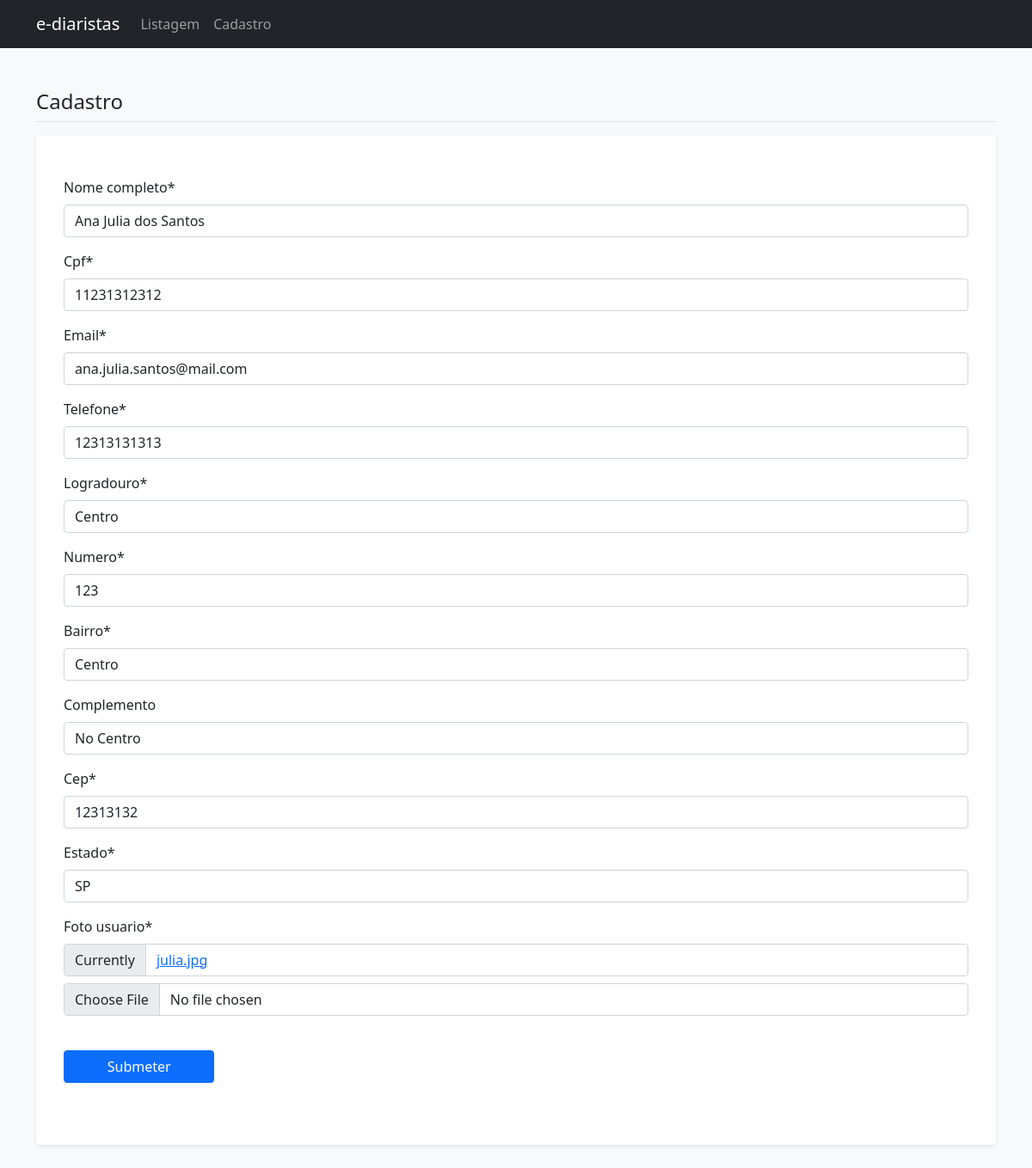
Page /web/editar_diarista/2 on the committed database.
### web/models.py (models this page shows)
class Diarista(models.Model):
    nome_completo = models.CharField(max_length=100, null=False, blank=False)
    cpf = models.CharField(max_length=11, null=False, blank=False, unique=True)
    email = models.EmailField(null=False, blank=False, unique=True)
    telefone = models.CharField(max_length=11, null=False, blank=False)
    logradouro = models.CharField(max_length=100, null=False, blank=False)
    numero = models.IntegerField(null=False, blank=False)
    bairro = models.CharField(max_length=100, null=False, blank=False)
    complemento = models.CharField(max_length=100, null=False, blank=True)
    cep = models.CharField(max_length=8, null=False, blank=False)
    estado = models.CharField(max_length=2, null=False, blank=False)
    codigo_ibge = models.IntegerField(null=False, blank=False)
    foto_usuario = models.ImageField(null=False)

### web/views.py (the view)
# urls.py: path('editar_diarista/<int:diarista_id>', editar_diarista, name='editar_diarista'),
def editar_diarista(request, diarista_id):
    diarista = Diarista.objects.get(id=diarista_id)
    if request.method == 'POST':
        form_diarista = diarista_form.DiaristaForm(request.POST or None, request.FILES, instance=diarista)
        if form_diarista.is_valid():
            form_diarista.save()
            return redirect('listar_diaristas')
    else:
        form_diarista = diarista_form.DiaristaForm(instance=diarista)
    return render(request, 'form_diarista.html', {'form_diarista': form_diarista})

### web/forms/diarista_form.py (shortened to what this page needs)
class DiaristaForm(forms.ModelForm):
    cpf = forms.CharField(widget=forms.TextInput(attrs={'data-mask': '000.000.000-00'}))
    cep = forms.CharField(widget=forms.TextInput(attrs={'data-mask': '00000-000'}))
    telefone = forms.CharField(widget=forms.TextInput(attrs={'data-mask': '(00) 00000-0000'}))
    class Meta:
        model = Diarista
        exclude = ('codigo_ibge',)

### web/templates/form_diarista.html (shortened to what this page needs)
{% extends 'base.html' %}
{% load crispy_forms_tags %}
{% block conteudo %}
<h4 class="border-bottom pb-2 mb-0">Cadastro</h4>
<div class="my-3 p-3 bg-body rounded shadow-sm">
    <div class="my-3 p-3">
        <form method="post" enctype="multipart/form-data">
            {{form_diarista|crispy}}
            <div class="py-4 d-grid col-2">
                <button type="submit" class="btn btn-primary">Submeter</button>
            </div>
        </form>
    </div>
</div>
{% endblock conteudo %}

### rows in the picture
Diarista: nome_completo "Ana Julia dos Santos", cpf "11231312312", email "ana.julia.santos@mail.com", telefone "12313131313", logradouro "Centro", numero "123", bairro "Centro", complemento "No Centro", cep "12313132", estado "SP"
